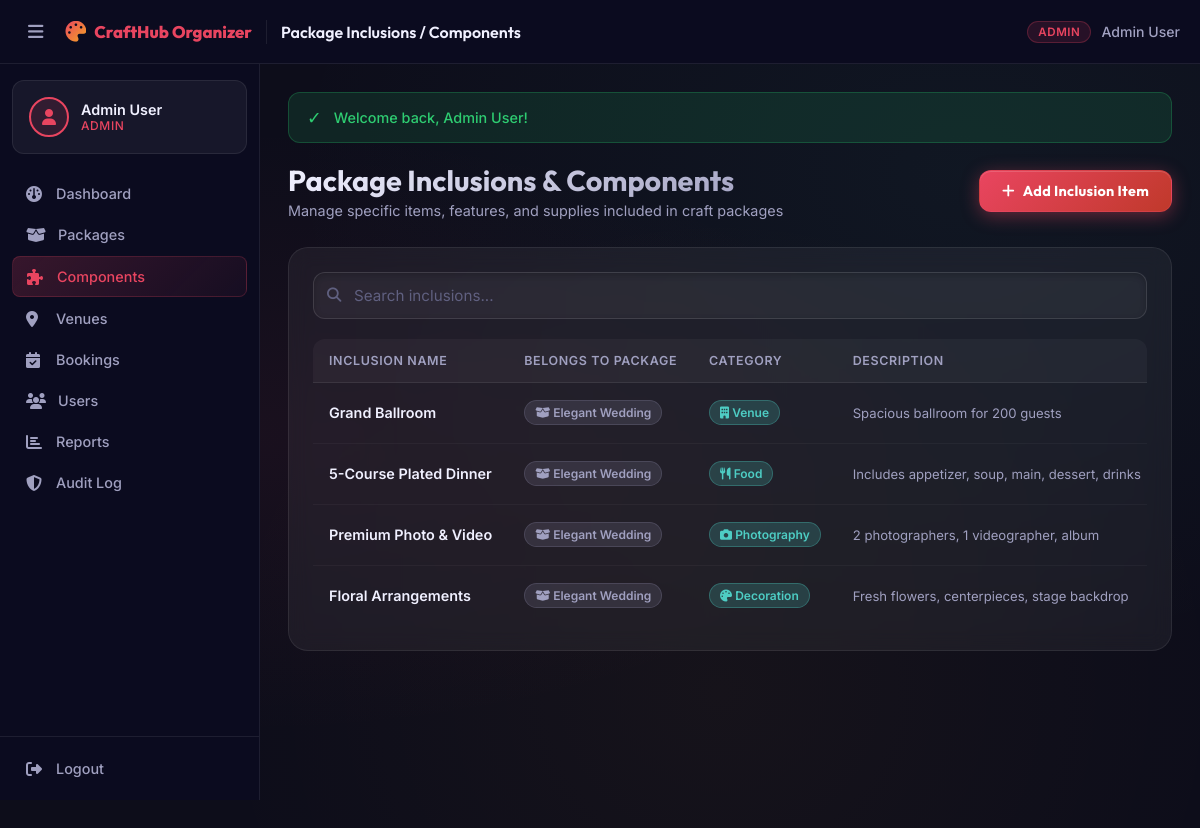
The app's page /admin/components.php (signed in) with its own data.
### tables this page shows
CREATE TABLE IF NOT EXISTS package_components (
    component_id INT AUTO_INCREMENT PRIMARY KEY,
    package_id INT NOT NULL,
    category ENUM('venue','food','photography','decoration') NOT NULL,
    name VARCHAR(100) NOT NULL,
    description TEXT,
    price DECIMAL(10,2) NOT NULL,
    FOREIGN KEY (package_id) REFERENCES packages(package_id) ON DELETE CASCADE
);

CREATE TABLE IF NOT EXISTS packages (
    package_id INT AUTO_INCREMENT PRIMARY KEY,
    package_name VARCHAR(100) NOT NULL,
    event_type ENUM('Wedding','Birthday','Debut','Christening') NOT NULL,
    base_price DECIMAL(10,2) NOT NULL,
    max_slots INT NOT NULL DEFAULT 5,                       
    description TEXT,
    status ENUM('active','inactive') DEFAULT 'active'
);

### admin/components.php (the view, shortened to what this page needs)
<?php
require_once __DIR__ . '/../includes/header.php';
$db = getDB();
$components = $db->query("
    SELECT c.*, c.component_id AS id, p.package_name
    FROM package_components c
    LEFT JOIN packages p ON c.package_id = p.package_id
    ORDER BY p.package_name, c.category, c.name
")->fetchAll();
?>
<?php require_once __DIR__ . '/../includes/navbar.php'; ?>
<div class="page-header">
    <div>
        <h1>Package Inclusions & Components</h1>
        <p>Manage specific items, features, and supplies included in craft packages</p>
    </div>
    <button class="btn btn-primary" data-modal="addComponentModal">
        <i class="fa-solid fa-plus"></i> Add Inclusion Item
    </button>
</div>
<div class="card">
    <div class="search-bar">
        <div class="search-input-wrapper">
            <i class="fa-solid fa-search"></i>
            <input type="text" class="form-control" placeholder="Search inclusions..." data-search-table="compTable">
        </div>
    </div>
    <div class="table-wrapper">
        <table class="table" id="compTable">
            <thead>
                <tr>
                    <th>Inclusion Name</th>
                    <th>Belongs to Package</th>
                    <th>Category</th>
                    <th>Description</th>
                </tr>
            </thead>
            <tbody>
                <?php foreach ($components as $c): ?>
                <tr>
                    <td>
                        <div style="font-weight:600;"><?= htmlspecialchars($c['name']) ?></div>
                    </td>
                    <td>
                        <span class="badge badge-secondary">
                            <i class="fa-solid fa-box-open"></i> <?= htmlspecialchars($c['package_name'] ?? 'General') ?>
                        </span>
                    </td>
                    <td>
                        <?php
                        $catIcons = ['venue'=>'building','food'=>'utensils','photography'=>'camera','decoration'=>'palette'];
                        $icon = $catIcons[$c['category']] ?? 'star';
                        ?>
                        <span class="badge badge-info">
                            <i class="fa-solid fa-<?= $icon ?>"></i> <?= ucfirst(htmlspecialchars($c['category'])) ?>
                        </span>
                    </td>
                    <td style="font-size:0.82rem;color:var(--text-secondary);">
                        <?= htmlspecialchars($c['description'] ?: '—') ?>
                    </td>
                </tr>
                <?php endforeach; ?>
            </tbody>
        </table>
    </div>
</div>
<?php require_once __DIR__ . '/../includes/footer.php'; ?>

### records on screen
package_components: name "Grand Ballroom", package.package_name "Elegant Wedding", category "Venue", description "Spacious ballroom for 200 guests"
package_components: name "5-Course Plated Dinner", package.package_name "Elegant Wedding", category "Food", description "Includes appetizer, soup, main, dessert, drinks"
package_components: name "Premium Photo & Video", package.package_name "Elegant Wedding", category "Photography", description "2 photographers, 1 videographer, album"
package_components: name "Floral Arrangements", package.package_name "Elegant Wedding", category "Decoration", description "Fresh flowers, centerpieces, stage backdrop"

### other values on screen
$_SESSION['user_name'] "Admin User"
$roleLabel "ADMIN"
$link['label'] "Dashboard"
$link['label'] "Packages"
$link['label'] "Components"
$link['label'] "Venues"
$link['label'] "Bookings"
$link['label'] "Users"
$link['label'] "Reports"
$link['label'] "Audit Log"
APP_NAME "CraftHub Organizer"
explode(' | ', $pageTitle)[0] "Package Inclusions / Components"
$icon "✓"
$message "Welcome back, Admin User!"
